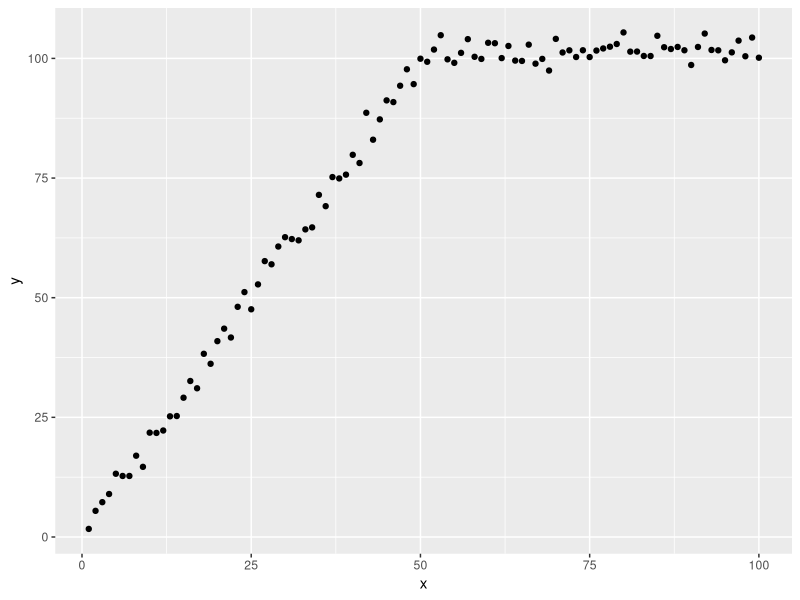
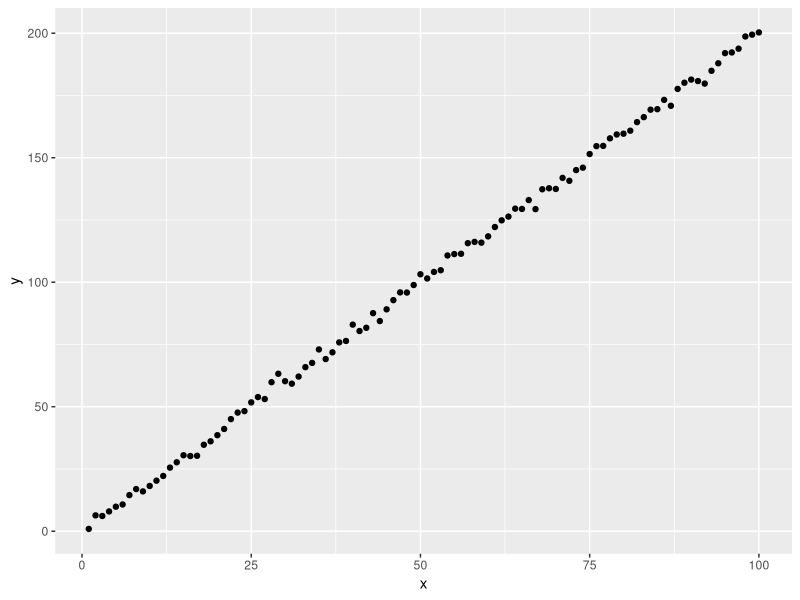

Recreate these plots in R, in order.


#****************************************************
# STRUCTURAL BREAK TEST IN TIME SERIES DATA 
# 2018-12-12
# Nayef 
#****************************************************

library(strucchange)
library(tidyverse)

# references: 
# > https://stats.stackexchange.com/questions/93529/dummies-instead-of-the-chow-test 


# 1) create fake data with breakpoint: --------
df1.fake.data <- 
    data.frame(x = seq(1, 100), 
               group = c(rep(0, 50), 
                         rep(1, 50))) %>% 
    mutate(y_orig = ifelse(group == 0, 
                           2*x,
                           2*x[51]),  # hold constant at twice the value of x[51]
           z = map_dbl(x, function(x){rnorm(1, 0, 2)}),  # fn actually doesn't take any args  
           y = y_orig + z)
    
# str(df1.fake.data)

# plot data: 
df1.fake.data %>% 
ggplot(aes(x = x, 
           y = y)) + 
    geom_point()



# 1.1) now let's test for structural change at x = 51 ----- 
?sctest
?sctest.default
?sctest.formula

# test for structural break at point 51: 
m1 <- lm(y ~ x, 
         data = df1.fake.data)

sctest(m1, 
       type = "Chow", 
       point = 51)
# f(efp) = 3.5183, p-value = 7.083e-11
# Low p-value suggests that this is a break 


# What if we try on some other point? 
sctest(m1,
       type = "Chow", 
       point = 80)

# umm ... this test seems to think every point is a 
# break point?? 
# todo: what's going on here? 

# Ans. apparently the test is meant to be for a 
# specified breakpoint only? 
# https://en.wikipedia.org/wiki/Structural_break#cite_note-12 
# For linear regression models, the Chow test is 
# often used to test for a single break in mean at a 
# known time period K for K ∈ [1,T].[3][4] This test 
# assesses whether the coefficients in a regression 
# model are the same for periods [1,2, ...,K] and 
# [K + 1, ...,T]




# 2) Situation 2: no break in series -----
df2.no.break <- 
    data.frame(x = seq(1, 100)) %>% 
    mutate(y_orig = 2*x, 
           z = map_dbl(x, function(x){rnorm(1, 0, 2)}),  # fn actually doesn't take any args  
           y = y_orig + z)

str(df2.no.break)             

# plot: 
df2.no.break %>% 
    ggplot(aes(x=x, 
               y=y)) + 
    geom_point()

# 2.1) chow test: -------
m2 <- lm(y ~ x, 
         data = df2.no.break)

sctest(y ~ x,
       data = df2.no.break, 
       type = "Chow", 
       point = 51)
# f(efp) = 0.51053, p-value = 0.9981
# definitely no breakpoint 




# 3) fake data with breakpoint and other covariate: ------
df3.with.covariate <- 
    data.frame(x = seq(1, 100), 
               group = c(rep(0, 50), 
                         rep(1, 50)), 
               category = sample(c("A", "B"), 
                                   100, 
                                   replace = TRUE)) %>% 
    mutate(y_orig = ifelse(group == 0, 
                           2*x,
                           2*x[51]),  # hold constant at twice the value of x[51]
           z = map_dbl(x, function(x){rnorm(1, 0, 2)}),  # fn actually doesn't take any args  
           y = y_orig + z)


str(df3.with.covariate)


# 3.1) chow test after controlling for category: ----
m3 <- lm(y ~ x + category,
         data = df3.with.covariate)

sctest(m3,
       type = "Chow", 
       point = 51)
# (efp) = 3.5007, p-value = 1.36e-10

# alternative specification: 
sctest(y ~ x + category, 
       data = df3.with.covariate, 
       type = "Chow", 
       point = 51)

# yes, we still see the breakpoint



# 4) without breakpoint, but with other covariate: ------
df4.no.break.with.covariate <- 
    data.frame(x = seq(1, 100)) %>% 
    mutate(y_orig = 2*x, 
           z = map_dbl(x, function(x){rnorm(1, 0, 2)}),  # fn actually doesn't take any args  
           y = y_orig + z, 
           category = sample(c("A", "B"), 
                             100, 
                             replace = TRUE))

str(df4.no.break.with.covariate)


# 4.1) chow test: -----
m4 <- lm(y ~ x + category, 
         data = df4.no.break.with.covariate)

sctest(m4, 
       type = "Chow", 
       point = 51) 
# f(efp) = 0.98549, p-value = 0.6358 
# no breakpoint detected 

# alternative specification: 
sctest(y ~ x + category, 
       data = df4.no.break.with.covariate, 
       type = "Chow", 
       point = 51)
# F = 0.43091, p-value = 0.7313
# no breakpoint detected 
